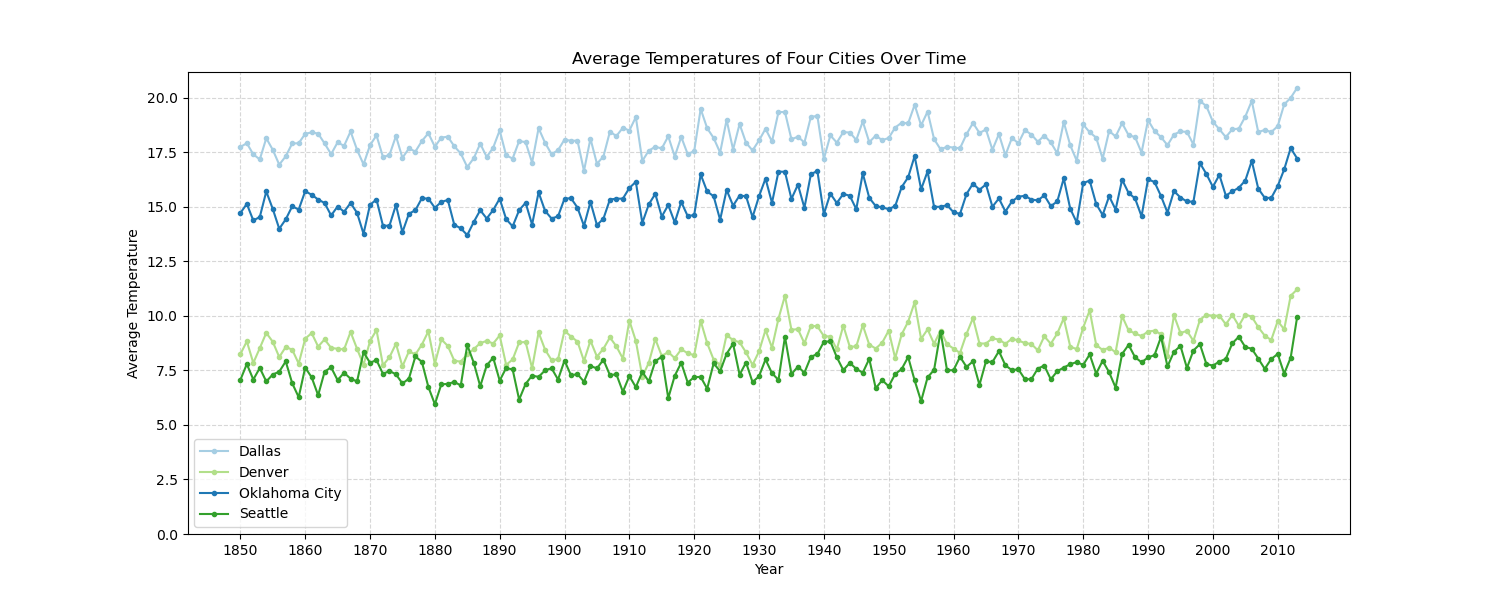

Recreate this plot in Python.
import pandas as pd
import matplotlib.pyplot as plt
import numpy as np
import seaborn as sns

# List of CSV files
csv_files = ['./dallas_avgtemp.csv', './denver_avgtemp.csv', './okc_avgtemp.csv', './seattle_avgtemp.csv']  # replace with your actual file names

# Load the data from the CSV files
dataframes = [pd.read_csv(f) for f in csv_files]

# Concatenate the dataframes
df = pd.concat(dataframes)

# Pivot the DataFrame to get the average temperature for each year
pivot_df = df.pivot(index='year', columns='city', values='avg_temp')

# colors = sns.color_palette("colorblind", 4)
colors = ['#a6cee3', '#1f78b4', '#b2df8a', '#33a02c']


# Plotting the data
plt.figure(figsize=(15, 6))
plt.plot(pivot_df.index, pivot_df['Dallas'], label='Dallas', marker='o', markersize=3, color=colors[0])
plt.plot(pivot_df.index, pivot_df['Denver'], label='Denver', marker='o', markersize=3, color=colors[2])
plt.plot(pivot_df.index, pivot_df['Oklahoma City'], label='Oklahoma City', marker='o', markersize=3, color=colors[1])
plt.plot(pivot_df.index, pivot_df['Seattle'], label='Seattle', marker='o', markersize=3, color=colors[3])



# Set y-axis range to start from 0
plt.ylim(0, None)

# Adding labels and title
plt.xlabel('Year')
plt.ylabel('Average Temperature')
plt.title('Average Temperatures of Four Cities Over Time')
plt.legend()

plt.xticks(range(min(pivot_df.index), max(pivot_df.index)+1, 10))


# Show the plot
plt.grid(True, linestyle='--', alpha=0.5)

plt.show()
